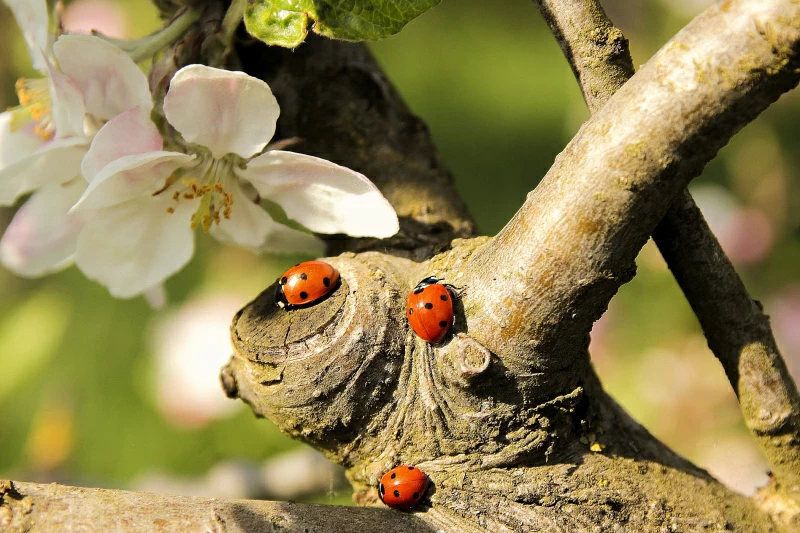
#> input picture Mk/Zad1/14.webp, 800 x 533 px
$ python Zad1.py
#> lines starting #> are read from the running program, lines starting #| are printed output that depends on the picture
from matplotlib.image import imread
import matplotlib.pyplot as plt
import numpy as np
import os
plt.rcParams['figure.figsize'] = [16,8]
A = imread('14.webp')
#> A is the input picture: shape (533, 800, 3); mean R, G, B 144.4, 130.7, 81.6
X = np.mean(A,-1)
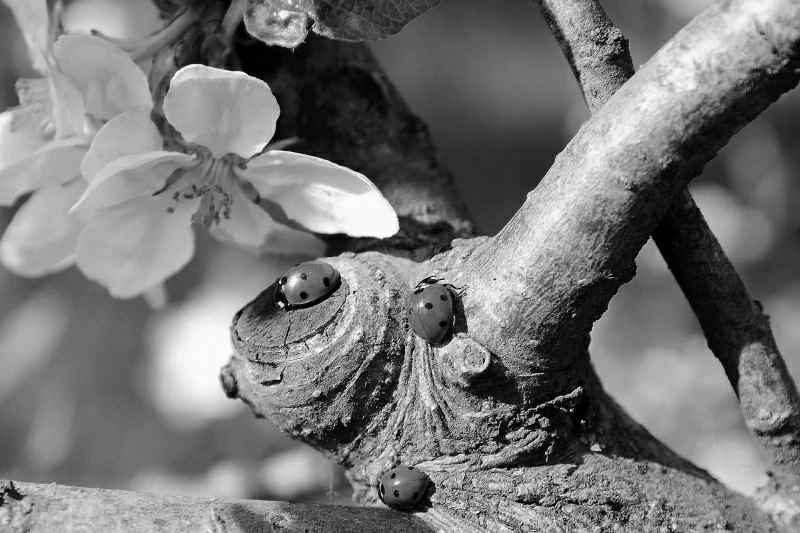
#> X: shape (533, 800) float64; min 0, max 254.7, mean 118.9

img = plt.imshow(X)
img.set_cmap('gray')
plt.axis('off')

U, S, VT = np.linalg.svd(X,full_matrices=False)
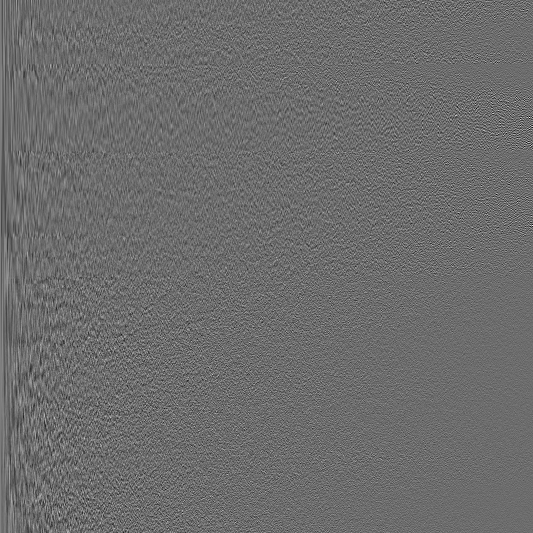
#> U: shape (533, 533) float64; min -0.273, max 0.367, mean 8.19e-05; drawn with min black and max white
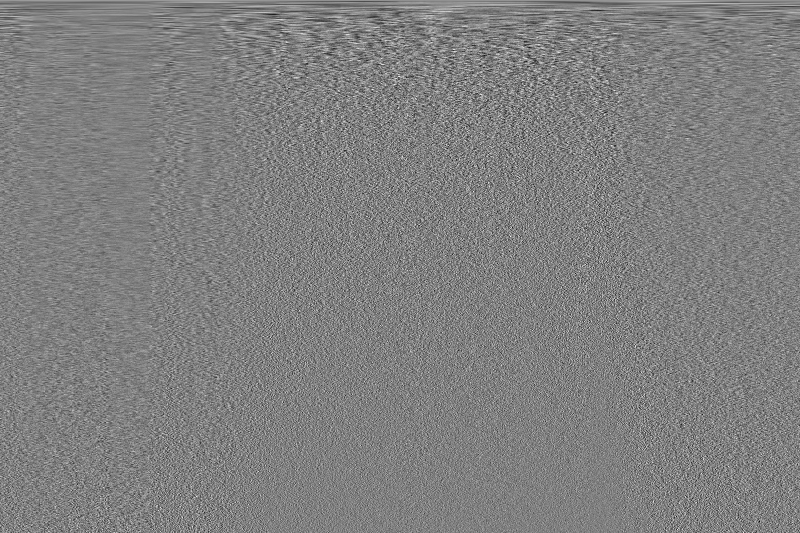
#> VT: shape (533, 800) float64; min -0.209, max 0.207, mean 7.44e-05; drawn with min black and max white
#> S = 533 values, max 78903 at index 0, min 19.7 at index 532, mean 785.6
S = np.diag(S)


r=230
Xapprox = U[:,:r]@S[0:r,:r]@VT[:r,:]
plt.figure(0)
img = plt.imshow(Xapprox)
img.set_cmap('gray')
plt.axis('off')
plt.title('r='+str(r))
plt.show()

plt.figure(1)
plt.semilogy(np.diag(S))
plt.title('Singular Values')
plt.show()
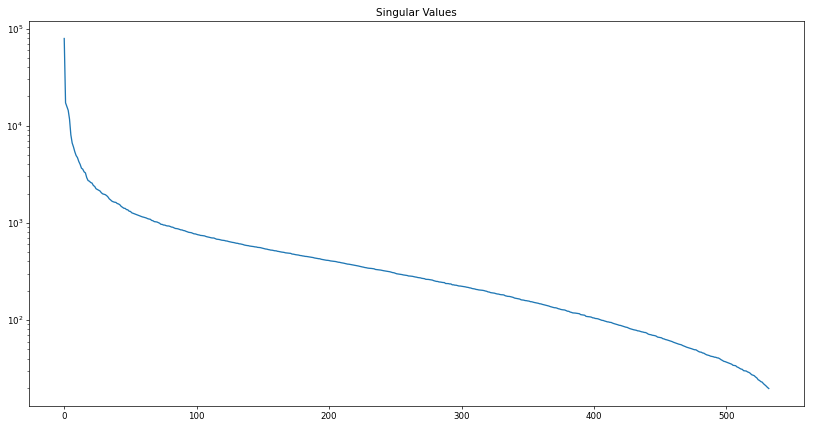
#> figure drawn by matplotlib, 1 panel; curve peaks at x = 0, y = 78903

plt.figure(2)
cumulative_sum_ratio = np.cumsum(np.diag(S)) / np.sum(np.diag(S))
#> cumulative_sum_ratio = 533 values from 0.188 to 1
plt.plot(cumulative_sum_ratio)
plt.title('Singular Values: Cumulative Sum')
plt.show()
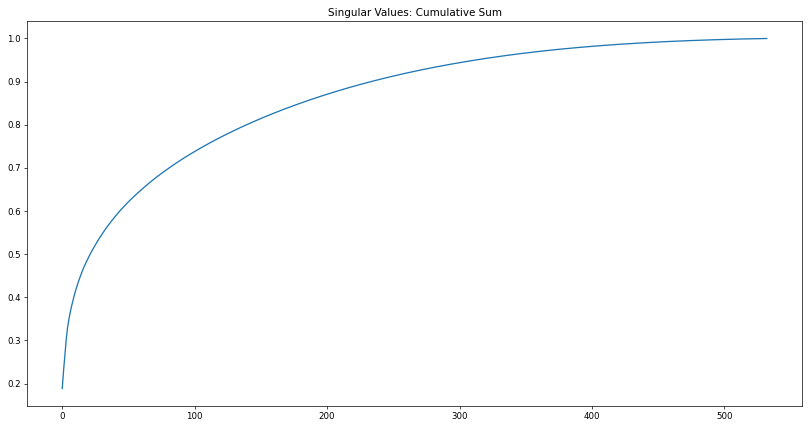
#> figure drawn by matplotlib, 1 panel; curve peaks at x = 532, y = 1
index_x = np.argmin(cumulative_sum_ratio <= 0.9)
#> index_x = 234
